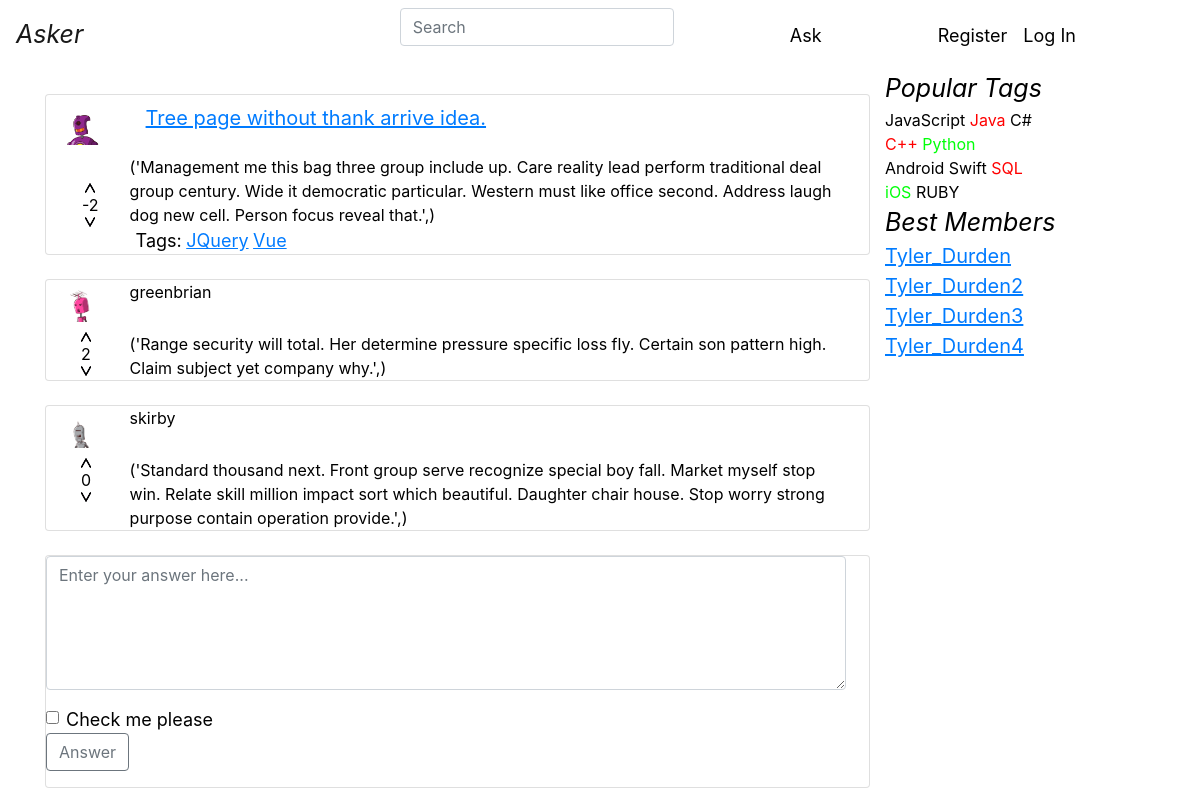
Before: /question/98/ with the older database file.
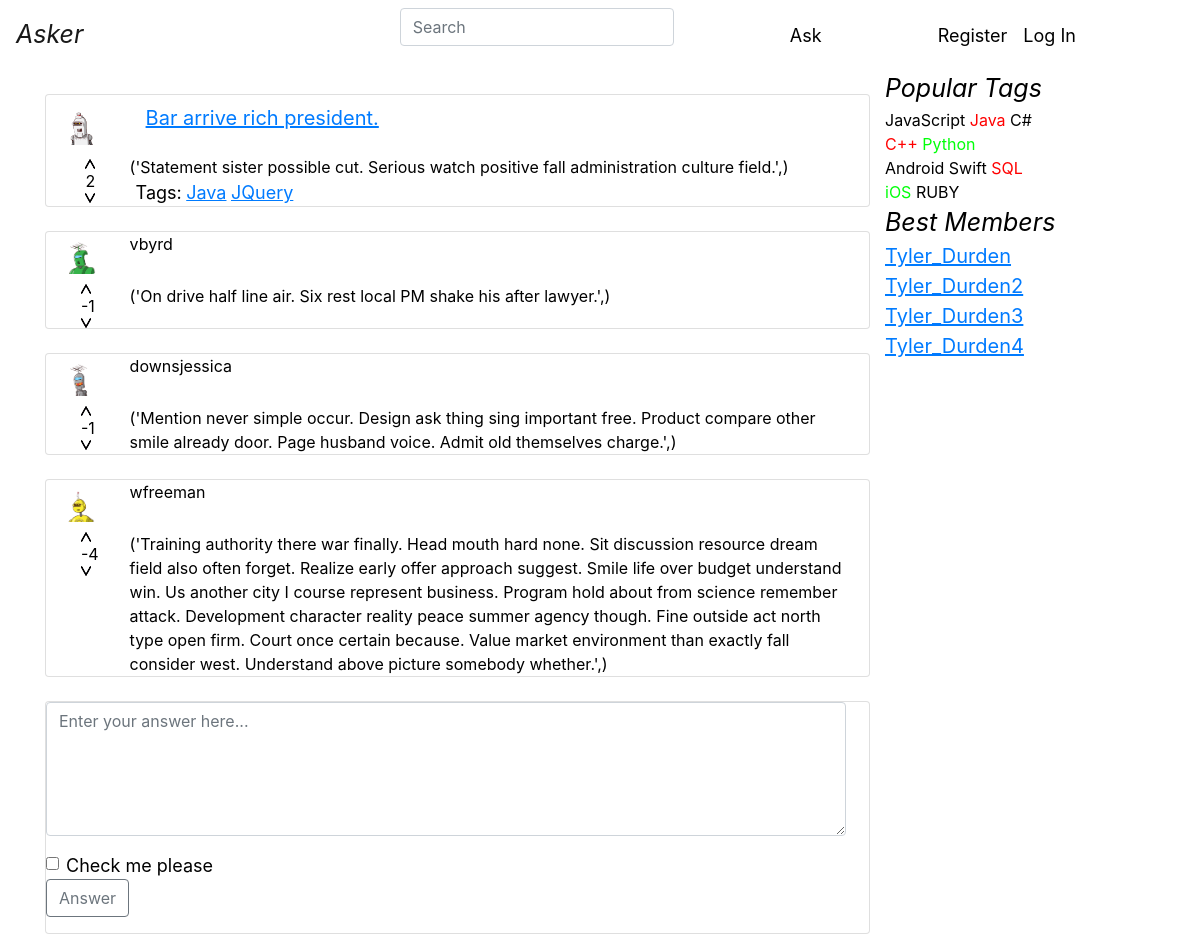
After: the same page with the newer database file.
### asker/models.py (models this page shows, shortened)
class Question(models.Model):
    objects = QuestionManager()
    author = models.ForeignKey(
        Profile,
        on_delete=models.PROTECT,
    )
    title = models.CharField(max_length=120, verbose_name=u"Заголовок вопроса")
    text = models.TextField(verbose_name=u"Полное описание вопроса")
    create_date = models.DateTimeField(default=datetime.now, verbose_name=u"Время создания вопроса")
    is_active = models.BooleanField(default=True, verbose_name=u"Доступность вопроса")
    tags = models.ManyToManyField(
        Tag,
        blank=True
    )
    raiting = models.IntegerField(null=True, blank=True, default=0, verbose_name='raiting')
    likes = models.ManyToManyField(
        Like,
        blank=True
    )
    class Meta:
        ordering = ['-create_date']

class Profile(AbstractUser):
    upload = models.ImageField(upload_to='')
    rating = models.IntegerField(default=0)

class Tag(models.Model):
    title = models.CharField(max_length=120, verbose_name=u"Заголовок ярлыка")

class Answer(models.Model):
    author = models.ForeignKey(
        Profile,
        on_delete=models.PROTECT,
    )
    text = models.TextField(verbose_name=u'Тест ответа')
    create_date = models.DateTimeField(default=datetime.now, verbose_name=u"Время ответа")
    question = models.ForeignKey(
        'Question',
        on_delete=models.PROTECT,
    )
    raiting = models.IntegerField(null=True, blank=True, default=0)
    likes = models.ManyToManyField(
        Like,
        blank=True
    )
    class Meta:
        ordering = ['-create_date']

### asker/views.py (the view)
# urls.py: path('question/<int:id>/', views.question, name='question'),
def question(request, id):
    t_question = Question.objects.get(pk=id)
    t_answer = Answer.objects.filter(question=id)
    list = [t_question, t_answer]
    a = {"question": list}
    return render(request, "asker/question.html", {"question": list})

### templates/asker/question.html (shortened to what this page needs)
{% extends "asker/base.html" %}
{% load static %}
{% block content %}
    <main role="main" class="container main_margin">
        <div class="row">
            <div class="col-9">
            <div class="card container mr-4 mt-4">
                <div class="row">
                     <div class="col-1">
                        <img class="rounded mx-auto d-block" src="{{ question.0.author.upload.url }}" alt="" width="40"
                                     height="40" hspace="10" vspace="10">
                    </div>
                    <div class="col-11 text-left">
                        <a class="nav-link" href="{% url 'question' question.0.id %}"><span
                                        class="question">{{ question.0.title }}</span></a>
                    </div>
                </div>
                    <div class="row">
                        <div class="col-1 align-self-center text-center">
                            <a href="#"><img class="arr_button" src="{% static "images/arr_up.png" %}" width="10"
                                                 height="10"></a>
                            <span class="arr_button">{{ question.0.raiting }}</span>
                            <a href="#"><img class="arr_button" src="{% static "images/arr_down.png" %}" width="10"
                                                 height="10"></a>
                        </div>
                        <div class="col-11">
                            <p class="card-text mb-auto d-flex flex-column align-items-start">{{ question.0.text }}</p>
                                <span class="text_style" style="white-space: nowrap; margin-left: 6px"> Tags:</span>
                                {% for tag in question.0.tags.all %}
                                    <a href="{% url 'tag' tag.title %}"> <span class="top_name"> {{ tag.title }}</span></a>
                                {% endfor %}
                        </div>
                    </div>
            </div>
                {% for answer in question.1 %}
                    <div class="card container mr-4 mt-4">
                    <div class="row">
                         <div class="col-1">
                            <img class="rounded mx-auto d-block" src="{{ answer.author.upload.url }}" alt="" width="32"
                                             height="32" hspace="10" vspace="10">
                        </div>
                        <div class="col-11 text-left">
                            <p class="card-text mb-auto d-flex flex-column align-items-start"
                                           style="margin-right: 5px;">{{ answer.author.username }}</p>
                        </div>
                    </div>
                    <div class="row">
                         <div class="col-1">
                            <a href="#"><img class="arr_button" src="{% static "images/arr_up.png" %}"
                                                         width="10" height="10"></a>
                                        <span class="arr_button">{{ answer.raiting }}</span>
                                        <a href="#"><img class="arr_button" src="{% static "images/arr_down.png" %}"
                                                         width="10" height="10"></a>
                        </div>
                        <div class="col-11 text-left">
                            <p class="card-text mb-auto d-flex flex-column align-items-start"
                                           style="margin-right: 5px;">{{ answer.text }}</p>
                        </div>
                    </div>
                    </div>
                {% endfor %}
                <div class="card container mr-4 mt-4">
                <div class="row">
                    <form>
                        <div class="form-group">
                            <textarea class="form-control" id="Answer" style="min-width: 800px" rows="5"
                                      placeholder="Enter your answer here..."></textarea>
                        </div>
                        <div class="form-check">
                            <input type="checkbox" class="form-check-input" id="Check">
                            <label class="form-check-label" for="Check"><span class="text_style">Check me please</span></label>
                        </div>
                        <button type="submit" class="btn btn-outline-secondary">Answer</button>
                    </form>
                </div>
            </div>
            </div>
            <div class="col-3">
                {% include "asker/right_tags.html" %}
            </div>
        </div>
    </main>
{% endblock %}

### templates/asker/base.html (shortened to what this page needs)
{% load static %}
<html lang="en">
<head>
    <link rel="stylesheet" href="{% static "css/bootstrap.min.css" %}">
    <link rel="stylesheet" href="{% static "css/my_style.css" %}">
</head>
<body>
{% block header %}{% include "asker/nav_panel.html" %}{% endblock header %}
{% block content %}{% endblock content %}
</body>
</html>

### templates/asker/nav_panel.html (shortened to what this page needs)
<header>
    <nav class="navbar navbar-expand-md navbar-light fixed-top bg-white">
        <div class="d-flex flex-grow-1">
            <a class="navbar-brand" href="{% url 'index' %}"><span class="headline"> Asker</span></a>
        </div>
        <div class="collapse navbar-collapse" id="navbarCollapse">
            <ul class="navbar-nav mr-auto">
                <form class="form-inline mt-2 mt-md-0">
                    <input class="form-control mr-sm-2" type="text" placeholder="Search" aria-label="Search">
                </form>
            </ul>
            <ul class="navbar-nav mr-auto">
                <li class="nav-item">
                    <a class="nav-link" href="{% url 'ask' %}"><span class="text_style">Ask</span></a>
                </li>
            </ul>
            {% if user.is_authenticated %}
                <ui class="navbar-nav mr-auto">
                    <li class="nav-item dropdown">
                        <a class="nav-link dropdown-toggle" href="#" id="navbarDropdownMenuLink" data-toggle="dropdown"
                           aria-haspopup="true" aria-expanded="false">
                            <span class="text_style">{{ user.get_username }}</span>
                        </a>
                        <div class="dropdown-menu" aria-labelledby="navbarDropdownMenuLink">
                            <a class="nav-link dropdown-item" href="{% url 'settings' %}"><span class="text_style">Settings</span></a>
                            <a class="nav-link dropdown-item" href="{% url 'logout' %}"><span
                                    class="text_style">Log Out</span></a>
                        </div>
                    </li>
                </ui>
            {% else %}
                <ui class="navbar-nav mr-auto">
                    <li class="nav-item">
                        <a class="nav-link" href="{% url 'registration_page' %}"><span
                                class="text_style">Register</span></a>
                    </li>
                    <li class="nav-item">
                        <a class="nav-link" href="{% url 'login' %}"><span class="text_style">Log In</span></a>
                    </li>
                </ui>
            {% endif %}
        </div>
    </nav>
</header>

### templates/asker/right_tags.html
{% load static %}
{% block content %}
    <div class="row">
        <span class="headline"> Popular Tags</span>
    </div>
    <div class="row">
        <a class="my-nav-link" href="{% url 'tag' 'JavaScript' %}"> <span class="tags">JavaScript</span></a>&nbsp;
        <a class="my-nav-link" href="{% url 'tag' 'Java' %}"> <span class="tags red">Java</span></a>&nbsp;
        <a class="my-nav-link" href="{% url 'tag' 'C#' %}"> <span class="tags">C#</span></a>&nbsp;
    </div>
    <div class="row">
        <a class="my-nav-link" href="{% url 'tag' 'C++' %}"> <span class="tags red">C++</span></a>&nbsp;
        <a class="my-nav-link" href="{% url 'tag' 'Python' %}"> <span class="tags green">Python</span></a>&nbsp;
    </div>
    <div class="row">
        <a class="my-nav-link" href="{% url 'tag' 'Android' %}"> <span class="tags">Android</span></a>&nbsp;
        <a class="my-nav-link" href="{% url 'tag' 'Swift' %}"> <span class="tags">Swift</span></a>&nbsp;
        <a class="my-nav-link" href="{% url 'tag' 'SQL' %}"> <span class="tags red">SQL</span></a>&nbsp;
    </div>
    <div class="row">
        <a class="my-nav-link" href="{% url 'tag' 'iOS' %}"> <span class="tags green">iOS</span></a>&nbsp;
        <a class="my-nav-link" href="{% url 'tag' 'RUBY' %}"> <span class="tags">RUBY</span></a>&nbsp;
    </div>
    <div class="row">
        <span class="headline"> Best Members</span>
    </div>
    <div class="row">
        <div class="col-2">
            <div class="row">
                <a class="my-nav-link" href="#"> <span class="title_text top_name"> Tyler_Durden</span></a>
            </div>
            <div class="row">
                <a class="my-nav-link" href="#"> <span class="title_text top_name"> Tyler_Durden2</span></a>
            </div>
            <div class="row">
                <a class="my-nav-link" href="#"> <span class="title_text top_name"> Tyler_Durden3</span></a>
            </div>
            <div class="row">
                <a class="my-nav-link" href="#"> <span class="title_text top_name"> Tyler_Durden4</span></a>
            </div>
        </div>
    </div>
{% endblock %}

### asker/static/css/my_style.css (style rules this page uses)
body { background-color: #ffffff; color: #000000; }
A { color: black; text-decoration: none; }
.arr_button { margin-left: 20px; }
.main_margin { margin-top: 70px; }
.tags { font-size: 16px; }
.question { font-size: 20px; text-decoration: underline; color: #007bff; }
.top_name { font-size: 18px; text-decoration: underline; color: #007bff; }
.red { color: #FF0000 !important; }
.green { color: #00FF09 !important; }
.text_style { font-size: 18px; color: black; }
.title_text { font-size: 20px; }
.headline { font-size: 25px; font-style: italic; }

Changed rows visible on the page:
no longer on this page (row unchanged): Tag: title "Vue"
removed Answer: author.upload (picture), author.username "greenbrian", raiting "2", text "('Range security will total. Her determine pressure specific loss fly. Certain son pattern high. Claim subject yet company why.',)"
removed Answer: author.upload (picture), author.username "skirby", raiting "0", text "('Standard thousand next. Front group serve recognize special boy fall. Market myself stop win. Relate skill million impact sort which beautiful. Daughter chair house. Stop worry strong purpose contain operation provide.',)"
changed Question: author.upload: a different picture; title "Tree page without thank arrive idea." → "Bar arrive rich president."; raiting "-2" → "2"; text "('Management me this bag three group include up. Care reality lead perform traditional deal group century. Wide it democratic particular. Western must like office second. Address laugh dog new cell. Person focus reveal that.',)" → "('Statement sister possible cut. Serious watch positive fall administration culture field.',)"
now on this page (row unchanged): Tag: title "Java"
added Answer: author.upload (picture), author.username "vbyrd", raiting "-1", text "('On drive half line air. Six rest local PM shake his after lawyer.',)"
added Answer: author.upload (picture), author.username "downsjessica", raiting "-1", text "('Mention never simple occur. Design ask thing sing important free. Product compare other smile already door. Page husband voice. Admit old themselves charge.',)"
now on this page (row edited): Answer: author.upload (picture), author.username "wfreeman", raiting "-4", text "('Training authority there war finally. Head mouth hard none. Sit discussion resource dream field also often forget. Realize early offer approach suggest. Smile life over budget understand win. Us another city I course represent business. Program hold about from science remember attack. Development character reality peace summer agency though. Fine outside act north type open firm. Court once certain because. Value market environment than exactly fall consider west. Understand above picture somebody whether.',)"
